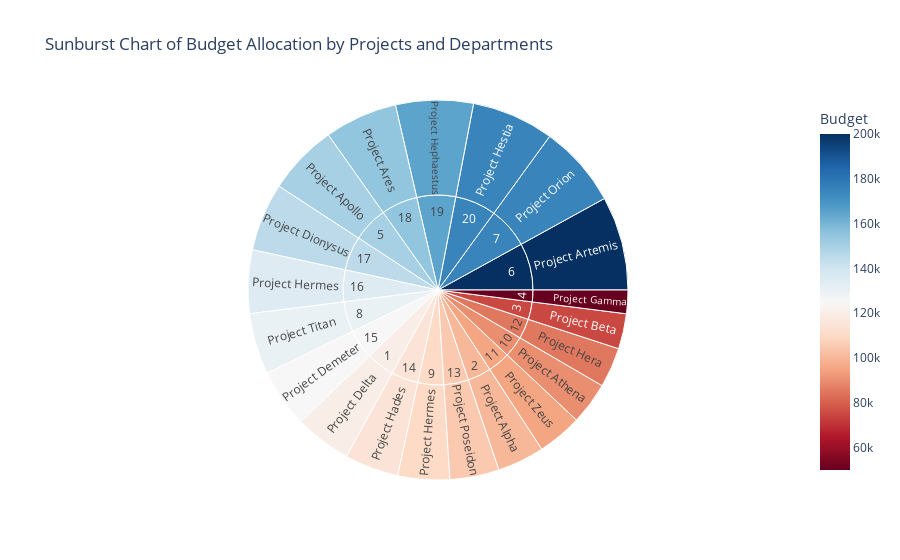

The notebook cell this image was saved under:
### Code cell
import plotly.express as px
import pandas as pd

# Assuming you have a connection object already created, use it directly
# connection = ...

# Write the SQL query to retrieve the required data
query = "SELECT projectname AS ProjectName, departmentid AS DepartmentID, budget AS Budget FROM projects limit 20"

# Execute the query and load the data into a DataFrame
df = pd.read_sql(query, connection)

# Create a sunburst chart
fig = px.sunburst(
    df, 
    path=['DepartmentID', 'ProjectName'], 
    values='Budget', 
    color='Budget',
    color_continuous_scale='RdBu',
    title='Sunburst Chart of Budget Allocation by Projects and Departments'
)

fig.show()

### Figure 1 — Plotly figure (JSON) as saved in the notebook; plotly's stock layout.template omitted (floating-point values rounded to 4 significant figures)
{"data": [{"branchvalues": "total", "customdata": [[100000], [150000], [155000], [200000], [90000], [75000], [120000], [125000], [145000], [50000], [115000], [165000], [85000], [110000], [135000], [175000], [175000], [105000], [130000], [95000], [120000], [100000], [75000], [50000], [150000], [200000], [175000], [130000], [110000], [90000], [95000], [85000], [105000], [115000], [125000], [135000], [145000], [155000], [165000], [175000]], "domain": {"x": [0, 1], "y": [0, 1]}, "hovertemplate": "labels=%{label}<br>Budget_sum=%{value}<br>parent=%{parent}<br>id=%{id}<br>Budget=%{color}<extra></extra>", "ids": ["2/Project Alpha", "5/Project Apollo", "18/Project Ares", "6/Project Artemis", "10/Project Athena", "3/Project Beta", "1/Project Delta", "15/Project Demeter", "17/Project Dionysus", "4/Project Gamma", "14/Project Hades", "19/Project Hephaestus", "12/Project Hera", "9/Project Hermes", "16/Project Hermes", "20/Project Hestia", "7/Project Orion", "13/Project Poseidon", "8/Project Titan", "11/Project Zeus", "1", "2", "3", "4", "5", "6", "7", "8", "9", "10", "11", "12", "13", "14", "15", "16", "17", "18", "19", "20"], "labels": ["Project Alpha", "Project Apollo", "Project Ares", "Project Artemis", "Project Athena", "Project Beta", "Project Delta", "Project Demeter", "Project Dionysus", "Project Gamma", "Project Hades", "Project Hephaestus", "Project Hera", "Project Hermes", "Project Hermes", "Project Hestia", "Project Orion", "Project Poseidon", "Project Titan", "Project Zeus", "1", "2", "3", "4", "5", "6", "7", "8", "9", "10", "11", "12", "13", "14", "15", "16", "17", "18", "19", "20"], "marker": {"coloraxis": "coloraxis", "colors": [100000, 150000, 155000, 200000, 90000, 75000, 120000, 125000, 145000, 50000, 115000, 165000, 85000, 110000, 135000, 175000, 175000, 105000, 130000, 95000, 120000, 100000, 75000, 50000, 150000, 200000, 175000, 130000, 110000, 90000, 95000, 85000, 105000, 115000, 125000, 135000, 145000, 155000, 165000, 175000]}, "name": "", "parents": ["2", "5", "18", "6", "10", "3", "1", "15", "17", "4", "14", "19", "12", "9", "16", "20", "7", "13", "8", "11", "", "", "", "", "", "", "", "", "", "", "", "", "", "", "", "", "", "", "", ""], "type": "sunburst", "values": [100000, 150000, 155000, 200000, 90000, 75000, 120000, 125000, 145000, 50000, 115000, 165000, 85000, 110000, 135000, 175000, 175000, 105000, 130000, 95000, 120000, 100000, 75000, 50000, 150000, 200000, 175000, 130000, 110000, 90000, 95000, 85000, 105000, 115000, 125000, 135000, 145000, 155000, 165000, 175000]}], "layout": {"coloraxis": {"colorbar": {"title": {"text": "Budget"}}, "colorscale": [[0, "rgb(103,0,31)"], [0.1, "rgb(178,24,43)"], [0.2, "rgb(214,96,77)"], [0.3, "rgb(244,165,130)"], [0.4, "rgb(253,219,199)"], [0.5, "rgb(247,247,247)"], [0.6, "rgb(209,229,240)"], [0.7, "rgb(146,197,222)"], [0.8, "rgb(67,147,195)"], [0.9, "rgb(33,102,172)"], [1, "rgb(5,48,97)"]]}, "legend": {"tracegroupgap": 0}, "title": {"text": "Sunburst Chart of Budget Allocation by Projects and Departments"}}}
